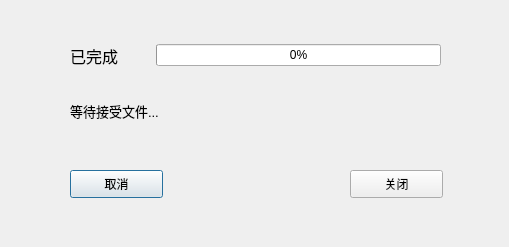
<?xml version="1.0" encoding="UTF-8"?>
<ui version="4.0">
 <class>Client</class>
 <widget class="QDialog" name="Client">
  <property name="geometry">
   <rect>
    <x>0</x>
    <y>0</y>
    <width>509</width>
    <height>247</height>
   </rect>
  </property>
  <property name="windowTitle">
   <string>Dialog</string>
  </property>
  <widget class="QLabel" name="cStatusLbl">
   <property name="geometry">
    <rect>
     <x>70</x>
     <y>100</y>
     <width>371</width>
     <height>21</height>
    </rect>
   </property>
   <property name="font">
    <font>
     <pointsize>10</pointsize>
    </font>
   </property>
   <property name="text">
    <string>等待接受文件...</string>
   </property>
  </widget>
  <widget class="QPushButton" name="cCancleBtn">
   <property name="geometry">
    <rect>
     <x>70</x>
     <y>170</y>
     <width>93</width>
     <height>28</height>
    </rect>
   </property>
   <property name="text">
    <string>取消</string>
   </property>
  </widget>
  <widget class="QPushButton" name="cCloseBtn">
   <property name="geometry">
    <rect>
     <x>350</x>
     <y>170</y>
     <width>93</width>
     <height>28</height>
    </rect>
   </property>
   <property name="text">
    <string>关闭</string>
   </property>
  </widget>
  <widget class="QWidget" name="">
   <property name="geometry">
    <rect>
     <x>70</x>
     <y>40</y>
     <width>371</width>
     <height>31</height>
    </rect>
   </property>
   <layout class="QHBoxLayout" name="horizontalLayout">
    <item>
     <widget class="QLabel" name="label">
      <property name="font">
       <font>
        <pointsize>12</pointsize>
       </font>
      </property>
      <property name="text">
       <string>已完成       </string>
      </property>
     </widget>
    </item>
    <item>
     <widget class="QProgressBar" name="progressBar">
      <property name="value">
       <number>0</number>
      </property>
     </widget>
    </item>
   </layout>
  </widget>
 </widget>
 <resources/>
 <connections/>
</ui>
